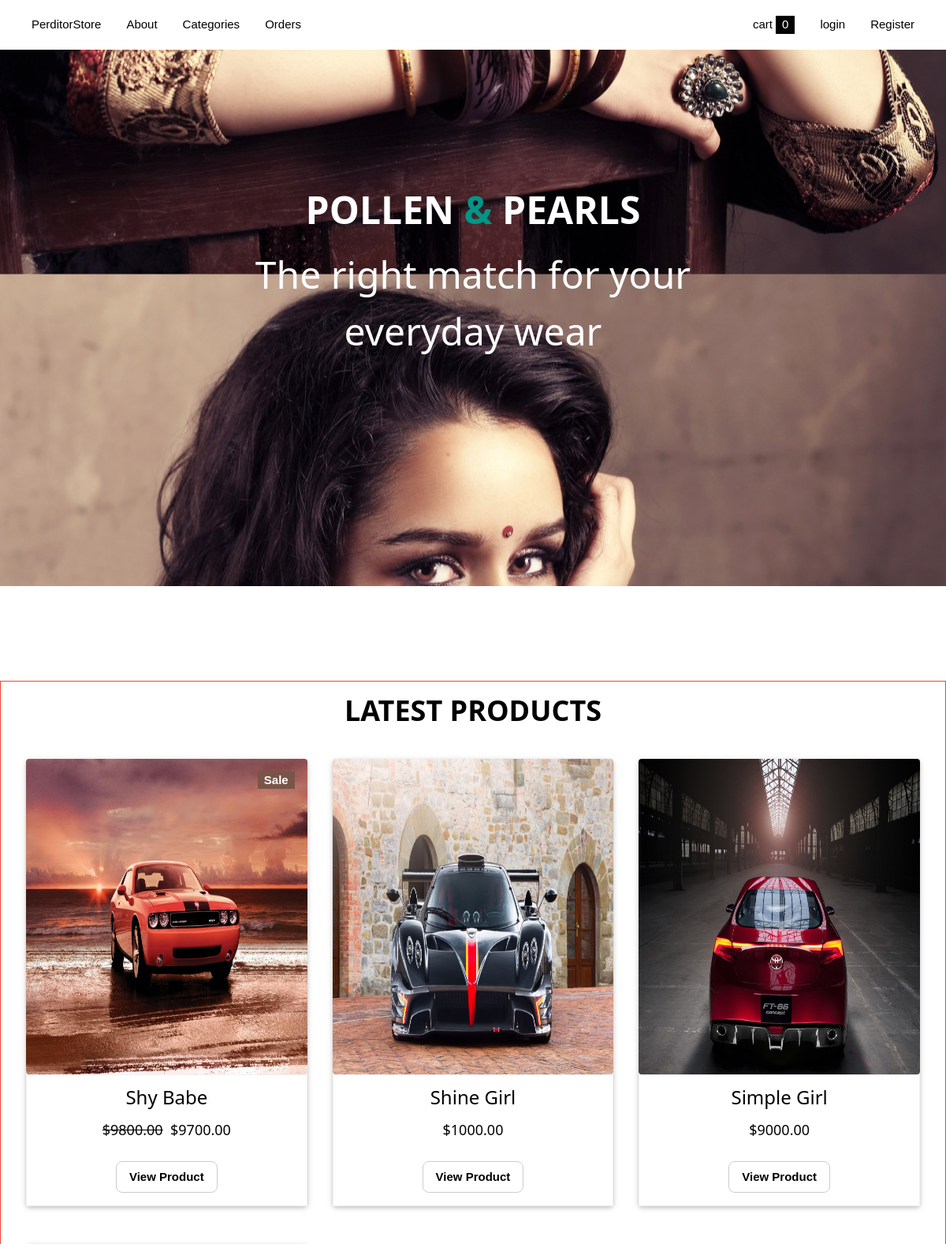
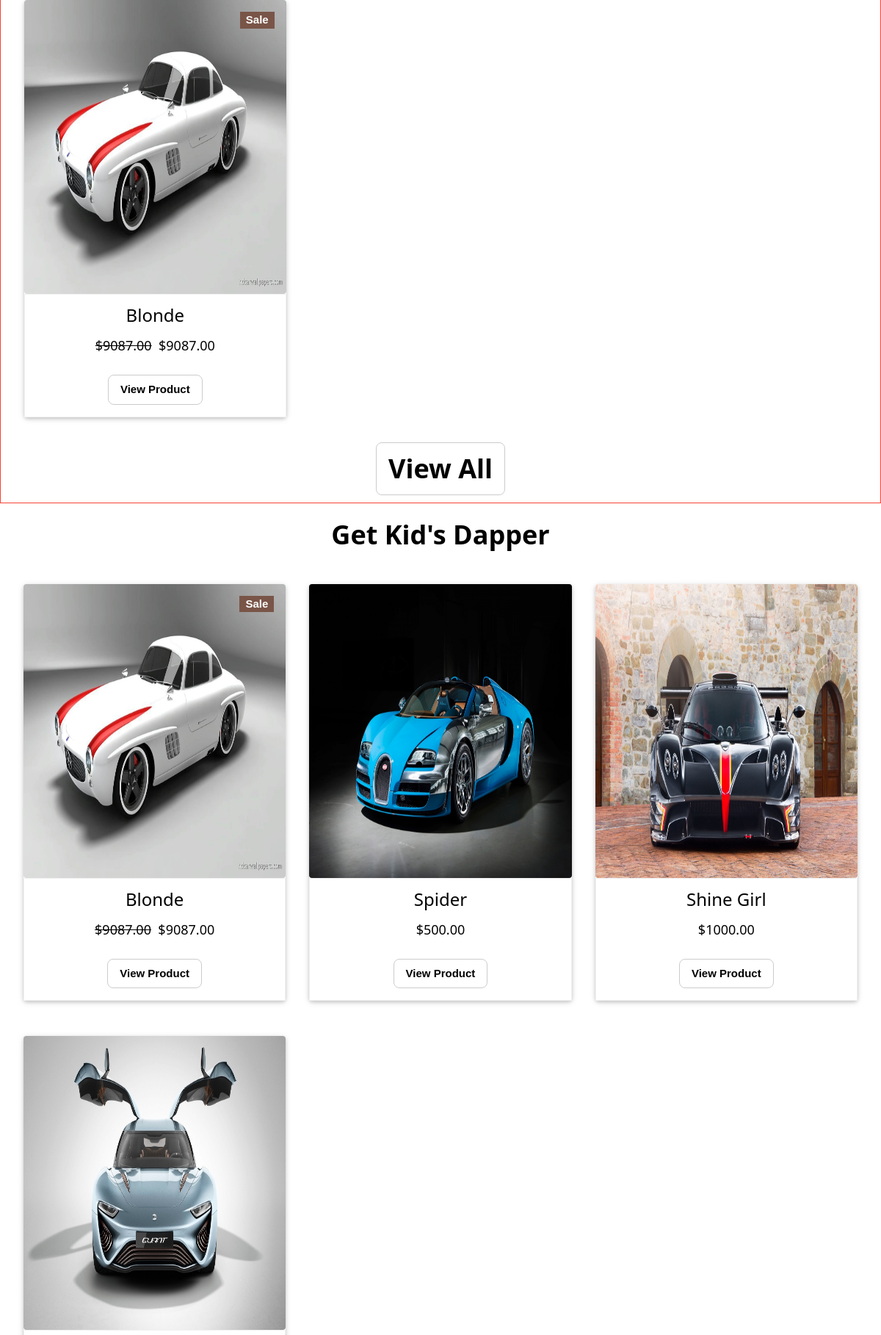
The page / (upper part) on the database its author committed (2 pictures, top to bottom).
### store/models.py (models this page shows, shortened)
class Product(models.Model):
    name = models.CharField(max_length=100)
    price = models.DecimalField(default=0, max_digits=6, decimal_places=2)
    category = models.ForeignKey("Category", on_delete=models.CASCADE,default = 0)
    description = models.CharField(max_length=250, blank=True,default="",null=True)
    image = models.ImageField( upload_to='uploads/product_image/')
    is_sale = models.BooleanField(default=False)
    in_cart = models.BooleanField(default=False)
    in_wishlist = models.BooleanField(default=False)
    sale_price = models.DecimalField(default=0, max_digits=6, decimal_places=2)

### store/views.py (the view, shortened to what this page needs)
# urls.py: 2. Add a URL to urlpatterns:  path('', views.home, name='home')
def home(request):
    kids = Product.objects.all().order_by('?')[:4]
    products = Product.objects.all().order_by('-id')[:4]
    return render(request,'store/home.html',{'products':products,'kids':kids})

### cart/cart.py (called while the page is built)
    def __len__(self):
        return len(self.cart)

### cart/context_processors.py (called while the page is built)
def cart(request):
    return {'cart':Cart(request),}

def category(request):
    category = Category.objects.all()
    return {'category':category}

def wishlist(request):
    try:
        wishlist = WishList.objects.get(customer=request.user)
        num_wishlist = wishlist.products.count()
        return {'num_wishlist':num_wishlist}
    except:
        return {}

### templates/store/home.html (shortened to what this page needs)
{% extends "partials/base.html" %}
{% load static %}
{% block content %}
<div >
    <div id="hero" class="w3-display-container">
            <div class="w3-display-middle">
                <h1 class="w3-animate-zoom w3-center w3-text-white w3-xxxlarge"><b>POLLEN <span class="w3-text-teal">&</span> PEARLS<b></h>
                <h4 class="w3-hide-small w3-xxxlarge">The right match for your everyday wear</h4>
            </div>
    </div>
</div>
<div class="w3-border w3-border-red">
    <h1 class="w3-center w3-animate-zoom "><b>LATEST PRODUCTS</b></h1>
    <div class="w3-container w3-row-padding ">
    {% for product in products %}
        <div class=" w3-col s12 l4 w3-padding">
            <div class="w3-round w3-section  w3-card">
                <div class="w3-display-container">
                    {% if product.is_sale %}
                    <p class="w3-tag w3-display-topright w3-margin w3-brown">Sale</p>
                    {% endif %}
                    <img src="{{product.image.url}}" alt="" style="max-width:100%; height:400px" class="w3-round">
                </div>
                <div class="w3-center w3-border w3-border-light-grey ">
                    <h3 class="w3-text-black">{{product.name}}</h3>
                    {% if product.is_sale %}
                    <h5 class=""><s>${{product.price}}</s> &nbsp;${{product.sale_price}}</h5>
                    {% else %}
                    <h5 class="">${{product.price}}</h5>
                    {% endif %}
                    <a href="{% url 'product-detail' product.pk %}"><button class="w3-button w3-section w3-round-large w3-border w3-hover-black w3-center">View Product</button></a>
                </div>
            </div>
        </div>
    {% endfor %}
    </div>
    <h1 class="w3-center "><b class="w3-button w3-border w3-round-large">View All</b></h1>
</div>
<div>
    <h1 class="w3-center w3-animate-zoom w3-section"><b>Get Kid's Dapper</b></h1>
    <div class="w3-container w3-row-padding ">
    {% for product in kids %}
        <div class=" w3-col s12 l4 w3-padding">
            <div class="w3-round w3-section w3-card">
                <div class="w3-display-container">
                    {% if product.is_sale %}
                    <p class="w3-tag w3-display-topright w3-margin w3-brown">Sale</p>
                    {% endif %}
                    <img src="{{product.image.url}}" alt="" style="max-width:100%;height:400px" class="w3-round">
                </div>
                <div class="w3-center w3-border w3-border-light-grey ">
                    <h3 class="w3-text-black">{{product.name}}</h3>
                    {% if product.is_sale %}
                    <h5 class=""><s>${{product.price}}</s> &nbsp;${{product.sale_price}}</h5>
                    {% else %}
                    <h5 class="">${{product.price}}</h5>
                    {% endif %}
                    <a href="{% url 'product-detail' product.pk %}"><button class="w3-button w3-section w3-round-large w3-border w3-hover-black w3-center">View Product</button></a>
                </div>
            </div>
        </div>
    {% endfor %}
    </div>
</div>
{% endblock content %}

### static/css/w3.css (style rules this page uses)
html { box-sizing:border-box }
*,*:before,*:after { box-sizing:inherit }
html { -ms-text-size-adjust:100%;-webkit-text-size-adjust:100% }
body { margin:0 }
a { background-color:transparent }
b,strong { font-weight:bolder }
img { border-style:none }
button,input,select,textarea,optgroup { font:inherit;margin:0 }
button,input { overflow:visible }
button,select { text-transform:none }
button,[type=button],[type=reset],[type=submit] { -webkit-appearance:button }
html,body { font-family:Verdana,sans-serif;font-size:15px;line-height:1.5 }
html { overflow-x:hidden }
h1 { font-size:36px }
h3 { font-size:24px }
h4 { font-size:20px }
h5 { font-size:18px }
h1,h2,h3,h4,h5,h6 { font-family:"Segoe UI",Arial,sans-serif;font-weight:400;margin:10px 0 }
img { vertical-align:middle }
a { color:inherit }
.w3-btn,.w3-button { border:none;display:inline-block;padding:8px 16px;vertical-align:middle;overflow:hidden;text-decoration:none;color:inherit;background-color:inherit;text-align:center;cursor:pointer;white-space:nowrap }
.w3-btn,.w3-button { -webkit-touch-callout:none;-webkit-user-select:none;-khtml-user-select:none;-moz-user-select:none;-ms-user-select:none;user-select:none }
.w3-badge,.w3-tag { background-color:#000;color:#fff;display:inline-block;padding-left:8px;padding-right:8px;text-align:center }
.w3-tooltip,.w3-display-container { position:relative }
.w3-container:after,.w3-container:before,.w3-panel:after,.w3-panel:before,.w3-row:after,.w3-row:before,.w3-row-padding:after,.w3-row-padding:before, .w3-cell-row:before,.w3-cell-row:after,.w3-clear:after,.w3-clear:before,.w3-bar:before,.w3-bar:after { content:"";display:table;clear:both }
.w3-col,.w3-half,.w3-third,.w3-twothird,.w3-threequarter,.w3-quarter { float:left;width:100% }
.w3-col.s12 { width:99.99999% }
@media (min-width:993px) { .w3-col.l4 { width:33.33333% } }
.w3-display-topright { position:absolute;right:0;top:0 }
.w3-display-middle { position:absolute;top:50%;left:50%;transform:translate(-50%,-50%);-ms-transform:translate(-50%,-50%) }
.w3-round,.w3-round-medium { border-radius:4px }
.w3-round-large { border-radius:8px }
.w3-row-padding,.w3-row-padding>.w3-half,.w3-row-padding>.w3-third,.w3-row-padding>.w3-twothird,.w3-row-padding>.w3-threequarter,.w3-row-padding>.w3-quarter,.w3-row-padding>.w3-col { padding:0 8px }
.w3-container,.w3-panel { padding:0.01em 16px }
.w3-card,.w3-card-2 { box-shadow:0 2px 5px 0 rgba(0,0,0,0.16),0 2px 10px 0 rgba(0,0,0,0.12) }
.w3-animate-zoom { animation:animatezoom 0.6s }
.w3-xxxlarge { font-size:48px!important }
.w3-center { text-align:center!important }
.w3-border { border:1px solid #ccc!important }
.w3-section,.w3-code { margin-top:16px!important;margin-bottom:16px!important }
.w3-margin { margin:16px!important }
.w3-padding { padding:8px 16px!important }
.w3-brown,.w3-hover-brown:hover { color:#fff!important;background-color:#795548!important }
.w3-text-teal,.w3-hover-text-teal:hover { color:#009688!important }
.w3-text-white,.w3-hover-text-white:hover { color:#fff!important }
.w3-text-black,.w3-hover-text-black:hover { color:#000!important }
.w3-border-red,.w3-hover-border-red:hover { border-color:#f44336!important }
.w3-border-light-grey,.w3-hover-border-light-grey:hover,.w3-border-light-gray,.w3-hover-border-light-gray:hover { border-color:#f1f1f1!important }

### rows shown on the page
Product: is_sale "Sale", image (picture), name "Shy Babe", price "9800.00", sale_price "9700.00"
Product: image (picture), name "Shine Girl", price "1000.00"
Product: image (picture), name "Simple Girl", price "9000.00"
Product: is_sale "Sale", image (picture), name "Blonde", price "9087.00", sale_price "9087.00"
Product: image (picture), name "Spider", price "500.00"
Product: image (picture)

### other values the page prints
{{ cart|length }} "0"
